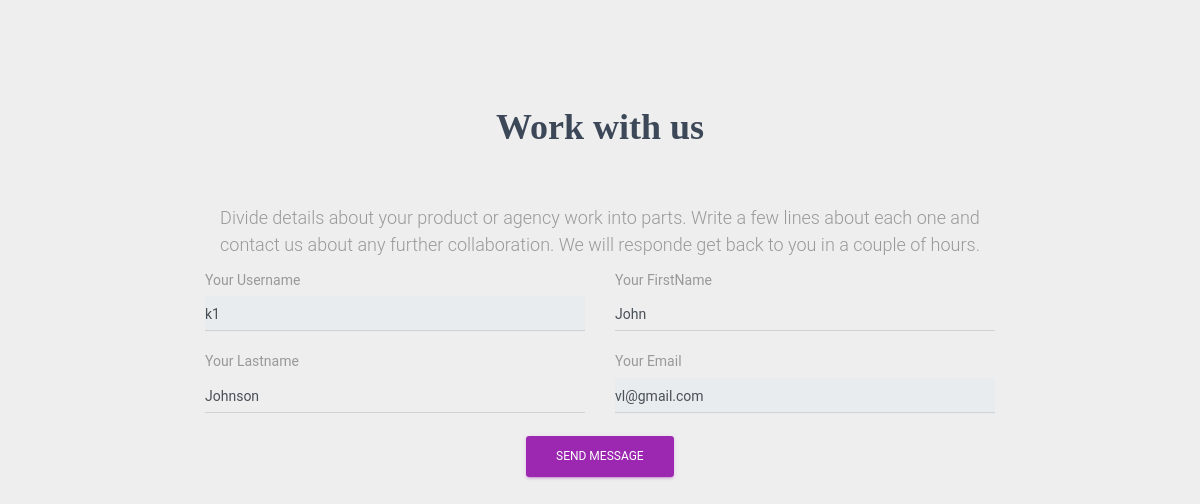
The page /edit_profile/ (signed in) on the database its author committed.
### portal/models.py (models this page shows)
class User(AbstractUser):
	ID_No=models.IntegerField(
        unique=True,
        validators=[MaxValueValidator(9999999999), MinValueValidator(1)]
        )
	department=models.CharField(max_length=50,null=False,blank=False)
	is_student=models.BooleanField(default=False)
	is_teacher=models.BooleanField(default=False)

### portal/views.py (the view)
# urls.py: path('edit_profile/', views.edit_profile, name='edit_profile'),
def edit_profile(request):
    if request.method == 'POST':
        user_profile = UserEditForm(data=request.POST or None, instance=request.user)
        if user_profile.is_valid():
            user_profile.save()
            return redirect('/student_dashboard')
    else:
        user_profile = UserEditForm(instance=request.user)
    context = {
        'user_profile': user_profile,
    }
    return render(request, 'portal/edit_profile.html', context)

### portal/forms.py
class UserEditForm(forms.ModelForm):
    username = forms.CharField(widget=forms.TextInput(attrs={'class':'form-control','readonly':'readonly'}))
    email = forms.CharField(widget=forms.TextInput(attrs={'class':'form-control','readonly':'readonly'}))
    first_name = forms.CharField(widget=forms.TextInput(attrs={'class':'form-control'}),required=True,max_length=30)
    last_name = forms.CharField(widget=forms.TextInput(attrs={'class':'form-control'}),required=True,max_length=30)
    class Meta:
        model = User
        fields = (
            'username',
            'first_name',
            'last_name',
            'email',
        )

### portal/templates/portal/edit_profile.html (shortened to what this page needs)
 <!DOCTYPE html>
<html>
<head>
</head>
<body>
{% load staticfiles %}
  <link href="{% static 'css/material-kit.css' %}" rel="stylesheet" />
  <link rel="stylesheet" href="{% static 'css/demo.css' %}" />
<div class="section section-contacts">
        <div class="row">
          <div class="col-md-8 ml-auto mr-auto">
            <h2 class="text-center title">Work with us</h2>
            <h4 class="text-center description">Divide details about your product or agency work into parts. Write a few lines about each one and contact us about any further collaboration. We will responde get back to you in a couple of hours.</h4>
            <form class="contact-form" method="post" action="">
              <div class="row">
                <div class="col-md-6">
                  <div class="form-group">
                    <label class="bmd-label-floating">Your Username</label>
                     {{ user_profile.username }}
                  </div>
                </div>
                <div class="col-md-6">
                  <div class="form-group">
                    <label class="bmd-label-floating">Your FirstName</label>
                     {{ user_profile.first_name }}
                  </div>
                </div>
              </div>
              <div class="row">
                <div class="col-md-6">
                  <div class="form-group">
                    <label class="bmd-label-floating">Your Lastname</label>
                     {{ user_profile.last_name }}
                  </div>
                </div>
                <div class="col-md-6">
                  <div class="form-group">
                    <label class="bmd-label-floating">Your Email</label>
                     {{ user_profile.email }}
                  </div>
                </div>
              </div>
              <div class="row">
                <div class="col-md-4 ml-auto mr-auto text-center">
                  <button class="btn btn-primary btn-raised" type="submit">
                    Send Message
                  </button>
                </div>
              </div>
            </form>
          </div>
        </div>
      </div>
      </body>
</html>

### portal/static/demo/demo.css (style rules this page uses)
.title { margin-top: 30px; min-height: 32px; }
.title.text-center { margin-bottom: 50px; }

### rows shown on the page
User: username "k1", first_name "John", last_name "Johnson", email "vl@gmail.com"
